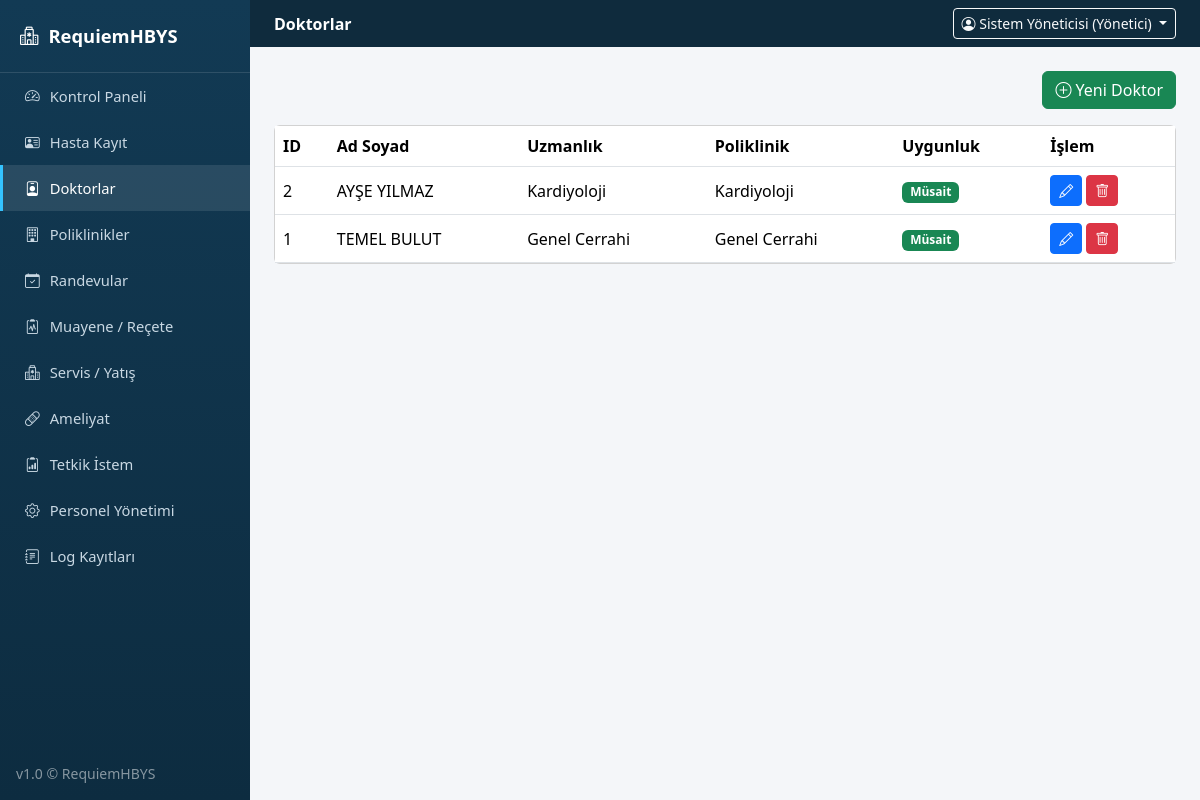
Page /doktorlar (signed in) on the earlier database version.
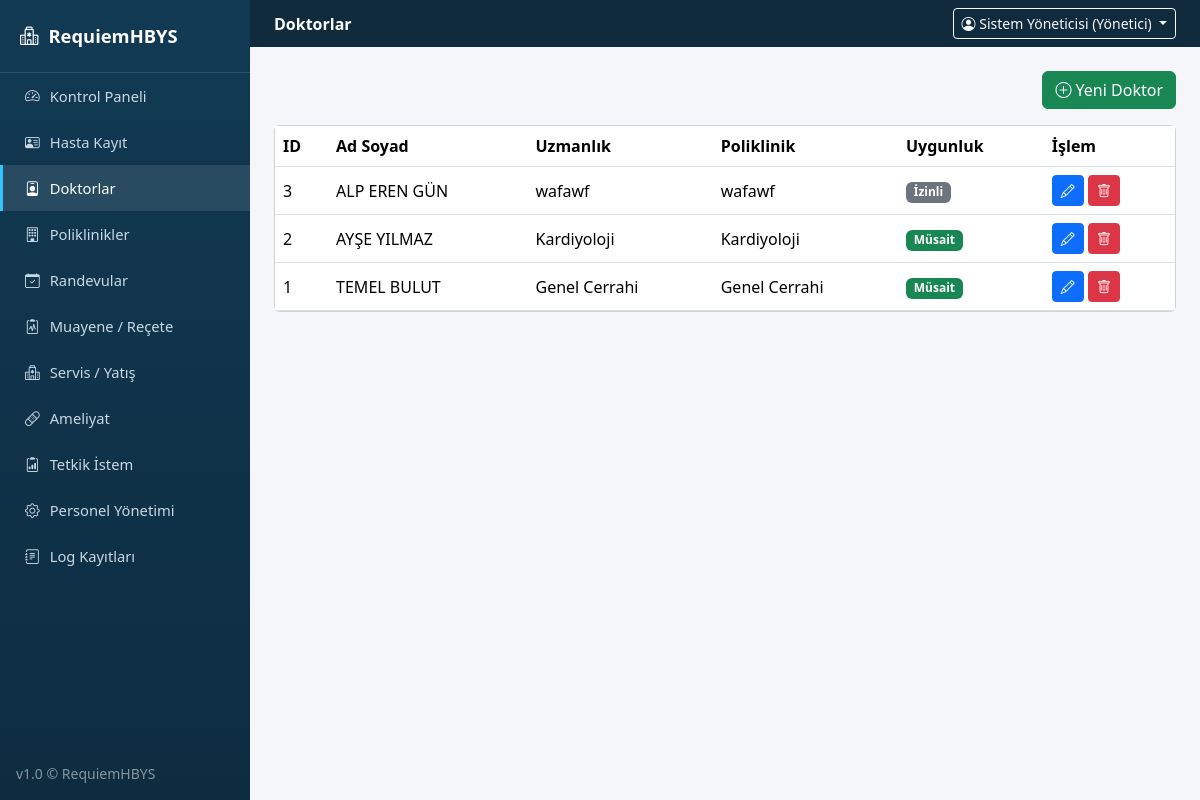
Same page on the later database version.
### tables this page shows
CREATE TABLE doktorlar (
            id INTEGER PRIMARY KEY AUTOINCREMENT,
            ad_soyad TEXT NOT NULL,
            uzmanlik TEXT,
            poliklinik TEXT,
            uygunluk TEXT
        );

### app.py (the view)
@app.route("/doktorlar")
@login_required
@modul_gerekli("doktor")
def doktorlar():
    return render_template("doktorlar.html", doktorlar=db.doktorlari_getir())

### app.py (called while the page is built)
def login_required(f):
    @wraps(f)
    def wrapper(*args, **kwargs):
        if "user_id" not in session:
            flash("Lütfen giriş yapın.", "warning")
            return redirect(url_for("login"))
        return f(*args, **kwargs)
    return wrapper

def modul_gerekli(modul):
    def decorator(f):
        @wraps(f)
        def wrapper(*args, **kwargs):
            rol = session.get("rol")
            izinli = ROL_MODUL_YETKILERI.get(rol, set())
            if modul not in izinli:
                db.log_ekle(session.get("ad"), rol, "YETKİ", "ERİŞİM_RED",
                            f"'{modul}' modülüne yetkisiz erişim denemesi ({request.path}).", "Başarısız")
                flash("Bu sayfa için yetkiniz bulunmuyor.", "danger")
                return redirect(url_for("dashboard"))
            return f(*args, **kwargs)
        return wrapper
    return decorator

@app.context_processor
def inject_globals():
    def modul_yetkili(modul):
        return modul in ROL_MODUL_YETKILERI.get(session.get("rol"), set())
    return {"simdi": datetime.now().strftime("%d.%m.%Y %H:%M"), "modul_yetkili": modul_yetkili}

### templates/doktorlar.html (shortened to what this page needs)
{% extends "base.html" %}
{% block page_header %}Doktorlar{% endblock %}
{% block content %}
<div class="d-flex justify-content-end mb-3">
  <a href="{{ url_for('doktor_form') }}" class="btn btn-success"><i class="bi bi-plus-circle"></i> Yeni Doktor</a>
</div>
<div class="card">
  <div class="table-responsive">
    <table class="table table-hover align-middle mb-0">
      <thead><tr><th>ID</th><th>Ad Soyad</th><th>Uzmanlık</th><th>Poliklinik</th><th>Uygunluk</th><th>İşlem</th></tr></thead>
      <tbody>
        {% for d in doktorlar %}
        <tr>
          <td>{{ d.id }}</td><td>{{ d.ad_soyad }}</td><td>{{ d.uzmanlik }}</td><td>{{ d.poliklinik }}</td>
          <td><span class="badge bg-{{ 'success' if d.uygunluk=='Müsait' else ('warning' if d.uygunluk=='Meşgul' else 'secondary') }}">{{ d.uygunluk }}</span></td>
          <td>
            <a href="{{ url_for('doktor_form', did=d.id) }}" class="btn btn-sm btn-primary"><i class="bi bi-pencil"></i></a>
            <form action="{{ url_for('doktor_sil', did=d.id) }}" method="post" class="d-inline" onsubmit="return confirm('Doktor kaydı silinsin mi?');">
              <button class="btn btn-sm btn-danger"><i class="bi bi-trash"></i></button>
            </form>
          </td>
        </tr>
        {% else %}
        <tr><td colspan="6" class="text-center text-muted py-4">Kayıt bulunamadı.</td></tr>
        {% endfor %}
      </tbody>
    </table>
  </div>
</div>
{% endblock %}

Differences in the rows shown:
added doktorlar: id "3", ad_soyad "ALP EREN GÜN", uzmanlik "wafawf", poliklinik "wafawf", uygunluk "İzinli"
